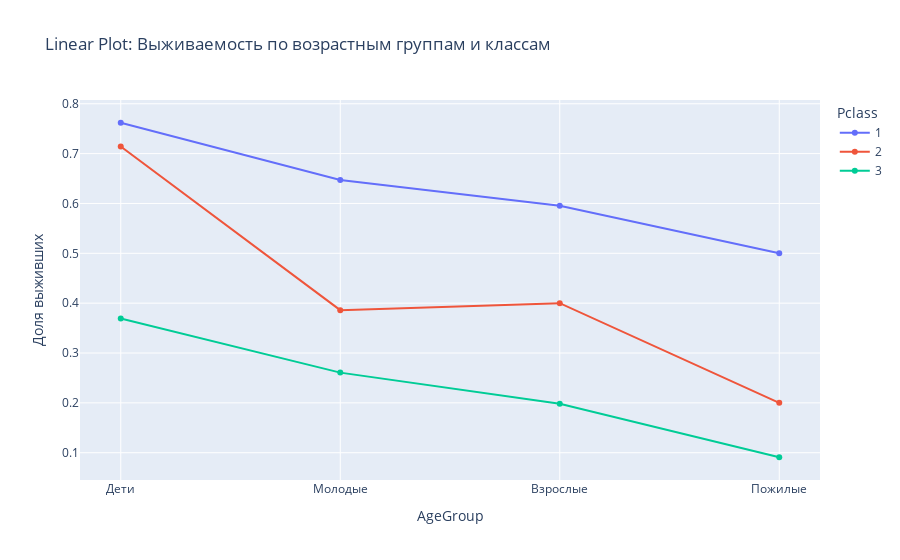

The notebook cell this image was saved under:
### Markdown cell above
Linear Plot with Several Lines

### Code cell
combined_df['AgeGroup'] = pd.cut(combined_df['Age'], bins=[0, 18, 30, 50, 100], 
                                labels=['Дети', 'Молодые', 'Взрослые', 'Пожилые'])

combined_df['Survived_numeric'] = combined_df['Survived'].astype('int')

survival_by_age_group = combined_df.groupby(['AgeGroup', 'Pclass'], observed=False)['Survived_numeric'].mean().reset_index()

fig2 = px.line(survival_by_age_group, x='AgeGroup', y='Survived_numeric', color='Pclass',
              title='Linear Plot: Выживаемость по возрастным группам и классам',
              labels={'Survived_numeric': 'Доля выживших'},
              markers=True)
fig2.show()

### Figure 1 — Plotly figure (JSON) as saved in the notebook; plotly's stock layout.template omitted (floating-point values rounded to 4 significant figures)
{"data": [{"hovertemplate": "Pclass=1<br>AgeGroup=%{x}<br>Доля выживших=%{y}<extra></extra>", "legendgroup": "1", "line": {"color": "#636efa", "dash": "solid"}, "marker": {"symbol": "circle"}, "mode": "lines+markers", "name": "1", "orientation": "v", "showlegend": true, "type": "scatter", "x": ["Дети", "Молодые", "Взрослые", "Пожилые"], "xaxis": "x", "y": [0.7619, 0.6471, 0.5954, 0.5], "yaxis": "y"}, {"hovertemplate": "Pclass=2<br>AgeGroup=%{x}<br>Доля выживших=%{y}<extra></extra>", "legendgroup": "2", "line": {"color": "#EF553B", "dash": "solid"}, "marker": {"symbol": "circle"}, "mode": "lines+markers", "name": "2", "orientation": "v", "showlegend": true, "type": "scatter", "x": ["Дети", "Молодые", "Взрослые", "Пожилые"], "xaxis": "x", "y": [0.7143, 0.386, 0.4, 0.2], "yaxis": "y"}, {"hovertemplate": "Pclass=3<br>AgeGroup=%{x}<br>Доля выживших=%{y}<extra></extra>", "legendgroup": "3", "line": {"color": "#00cc96", "dash": "solid"}, "marker": {"symbol": "circle"}, "mode": "lines+markers", "name": "3", "orientation": "v", "showlegend": true, "type": "scatter", "x": ["Дети", "Молодые", "Взрослые", "Пожилые"], "xaxis": "x", "y": [0.3692, 0.2607, 0.1984, 0.09091], "yaxis": "y"}], "layout": {"legend": {"title": {"text": "Pclass"}, "tracegroupgap": 0}, "title": {"text": "Linear Plot: Выживаемость по возрастным группам и классам"}, "xaxis": {"anchor": "y", "domain": [0, 1], "title": {"text": "AgeGroup"}}, "yaxis": {"anchor": "x", "domain": [0, 1], "title": {"text": "Доля выживших"}}}}
